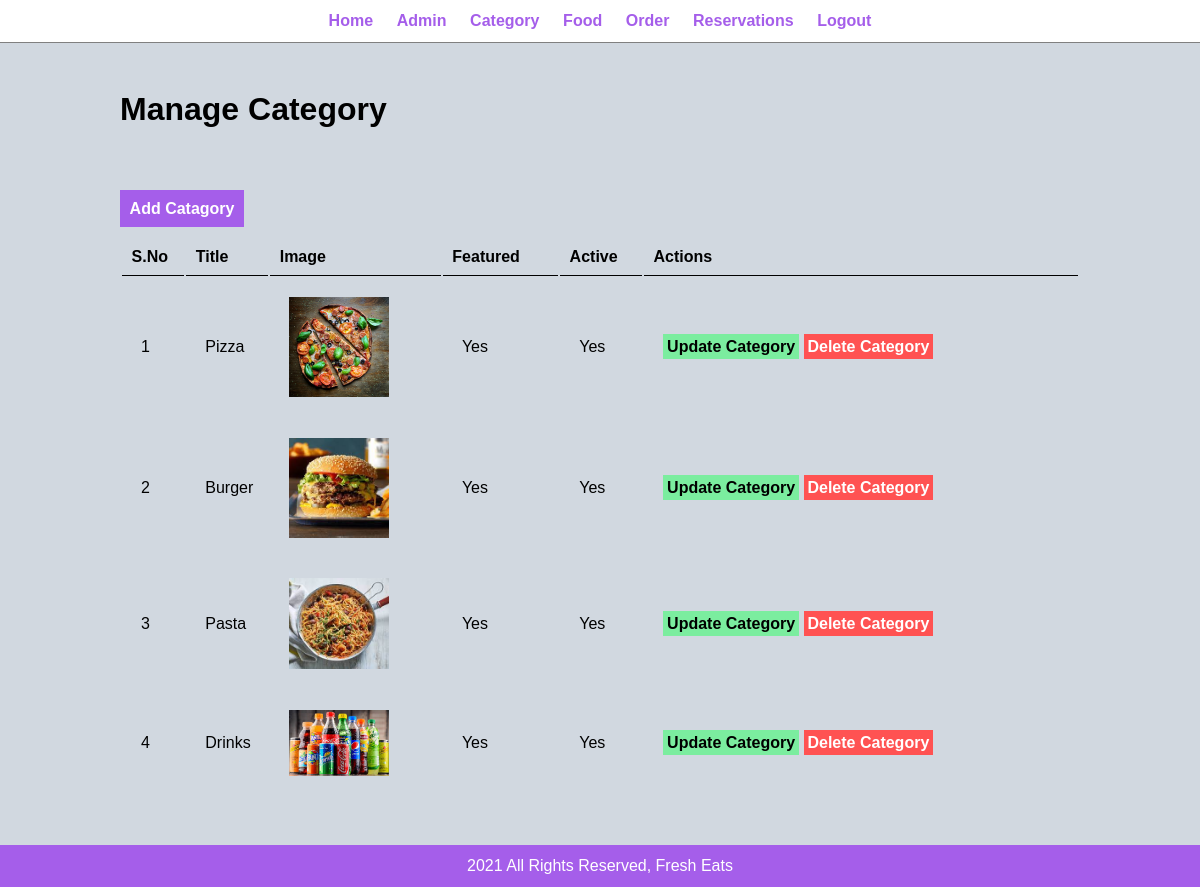
The page /admin/manage-category.php (signed in) on the database its author committed.
### tables this page shows
CREATE TABLE `tbl_category` (
  `id` int(10) UNSIGNED NOT NULL,
  `title` varchar(100) NOT NULL,
  `image_name` varchar(255) NOT NULL,
  `featured` varchar(10) NOT NULL,
  `active` varchar(10) NOT NULL
);

### admin/manage-category.php (the view, shortened to what this page needs)
<?php include('partials/menu.php'); ?>
<div class="main-content">
	<div class="wrapper">
    	<h1>Manage Category</h1>
    	<br /><br />
		<br><br>
			<a href="<?php echo SITEURL; ?>Admin/add-category.php" class="btn-add">Add Catagory</a>
			<br /> <br />
			<table class="tbl-full">
				<tr>
					<th>S.No</th>
					<th>Title</th>
					<th>Image</th>
					<th>Featured</th>
					<th>Active</th>
					<th>Actions</th>
				</tr>
				<?php
				   $sql = "SELECT * FROM tbl_category";
				   $res = mysqli_query($conn, $sql);
				   $count = mysqli_num_rows($res);
				   $sn = 1;
				   if($count>0)
				   {
				   	while($row=mysqli_fetch_assoc($res))
				   	{
				   		$id = $row['id'];
				   		$title = $row['title'];
				   		$image_name = $row['image_name'];
				   		$featured = $row['featured'];
				   		$active = $row['active'];
				   		?>
				   		<tr>
					            <td><?php echo $sn++; ?> </td>
					            <td><?php echo $title; ?></td>
					            <td>
					            	<?php
					            	if($image_name!='')
					            	{
					            		?>
					            		<img src="<?php echo SITEURL; ?>images/category/<?php echo $image_name; ?>" width="100px">
					            		<?php
					            	}
					            	else
					            	{
					            		echo "<div class='error'>No image added.</div>";
					            	}
					                ?>
					            </td>
					            <td><?php echo $featured; ?></td>
					            <td><?php echo $active; ?></td>
					            <td>
						            <a href="<?php echo SITEURL; ?>admin/update-category.php?id=<?php echo $id; ?>" class="btn-update">Update Category</a>
						            <a href="<?php echo SITEURL; ?>admin/delete-category.php?id=<?php echo $id; ?>&image_name=<?php echo $image_name; ?>" class="btn-delete">Delete Category</a>
					            </td>
				        </tr>
				   		<?php
				   	}
				   }
				   else
				   {
				   	?>
				   	<tr>
				   		<td colspan="6"><div class="error">No Category Added.</div></td>
				   	</tr>
				   	<?php
				   }
				?>
			</table>
    </div>
</div>
<?php include('partials/footer.php'); ?>

### admin/partials/menu.php (shortened to what this page needs)
<html>
<head>
	<link rel="stylesheet" type="text/css" href="../css/admin.css">
</head>
<body>
	<div class="menu text-center">
		<div class="wrapper">
			<ul>
				<li><a href="index.php">Home</a></li>
				<li><a href="manage-admin.php">Admin</a></li>
				<li><a href="manage-category.php">Category</a></li>
				<li><a href="manage-food.php">Food</a></li>
				<li><a href="manage-order.php">Order</a></li>
				<li><a href="manage-reservation.php">Reservations</a></li>
				<li><a href="logout.php">Logout</a></li>
			</ul>
		</div>
	</div>

### admin/partials/footer.php
	<div class="footer">
		<div class="wrapper">
			<p class="text-center">2021 All Rights Reserved, Fresh Eats</p>
		</div>
	</div>
</body>
</html>

### css/admin.css (style rules this page uses)
* { margin: 0; padding: 0; font-family: Arial, Helvetica, sans-serif; }
.wrapper { padding: 1%; width: 80%; margin: 0 auto; }
.text-center { text-align: center; }
.tbl-full { width: 100%; }
table tr th { border-bottom: 1px solid black; padding: 1%; text-align: left; }
table tr td { padding: 2%; }
.btn-add { background-color: #a55eea; color: white; cursor: pointer; padding: 1%; text-decoration: none; font-weight: bold; text-decoration: none; }
.btn-update { background-color: #7bed9f; color: black; cursor: pointer; padding: 1%; text-decoration: none; font-weight: bold; }
.btn-delete { background-color: #ff5252; color: white; cursor: pointer; padding: 1%; text-decoration: none; font-weight: bold; }
.menu { border-bottom: 1px solid grey; }
.menu { text-align: center; }
.menu ul { list-style-type: none; }
.menu ul li { display: inline; padding: 1%; }
.menu ul li a { text-decoration: none; font-weight: bold; color: #a55eea; }
.main-content { background-color: #d1d8e0; padding: 3% 0; }
.footer { background-color: #a55eea; color: white; }

### rows shown on the page
tbl_category: title "Pizza", image_name (picture), featured "Yes", active "Yes"
tbl_category: title "Burger", image_name (picture), featured "Yes", active "Yes"
tbl_category: title "Pasta", image_name (picture), featured "Yes", active "Yes"
tbl_category: title "Drinks", image_name (picture), featured "Yes", active "Yes"
